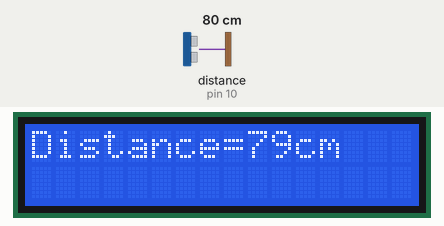
The sketch below on a simulated Arduino Uno, built with avr-gcc and run on an emulated ATmega328P. On the bench: 16×2 character LCD. Wiring (inferred from the names in the program): ultrasonic range finder: trigger pin 9; echo pin 10. Inputs (shaded band) come from the test bench; at power-on: distance to the obstacle (sensor on pin 10) 80 cm. The echo pulse lasts 58.3 µs per cm.

Above: at 1.2 s.
1.3 s: distance to the obstacle (sensor on pin 10) set to 2 cm
At 2.8 s:
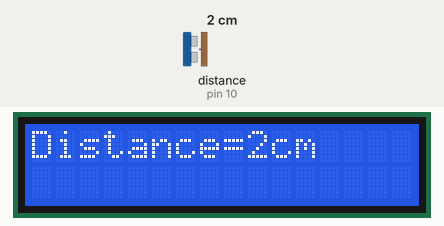
5.4 s: distance to the obstacle (sensor on pin 10) set to 4 cm
At 6.9 s:
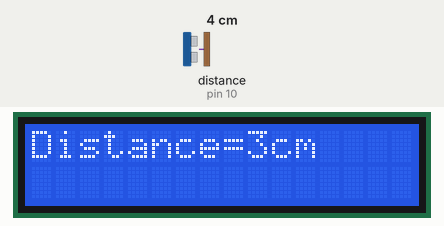
8.6 s: distance to the obstacle (sensor on pin 10) set to 9 cm
At 9.9 s:
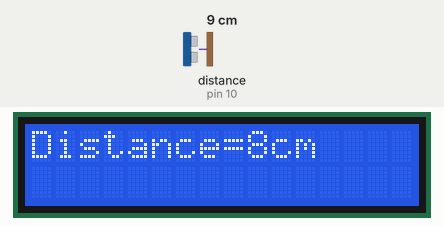
Timing chart, 0 to 11.6 s (numbered marks = the images above; inputs shaded):
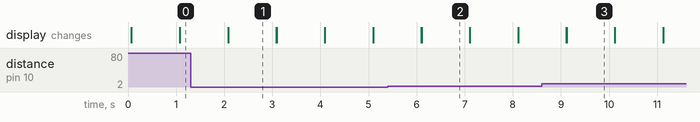

The sketch:

ultrasonic_and_LCD.ino
```cpp
#include <LiquidCrystal.h>
LiquidCrystal lcd(1, 2, 4, 5, 6, 7);

const int trigPin = 9;
const int echoPin = 10;
long duration;
int distanceCm;

void setup() {
  lcd.begin(16, 2);
  pinMode(trigPin, OUTPUT);
  pinMode(echoPin, INPUT);
}

void loop() {
  digitalWrite(trigPin, LOW);
  delayMicroseconds(2);
  digitalWrite(trigPin, HIGH);
  delayMicroseconds(10);
  digitalWrite(trigPin, LOW);

  duration = pulseIn(echoPin, HIGH);
  distanceCm = duration * 0.034 / 2;

  lcd.setCursor(0, 0);
  lcd.print("Distance=");
  lcd.print(distanceCm);
  lcd.print("cm");
  delay(1000);
  lcd.clear();
}
```

Measured:
- after the input at 1.3 s, the display: first differs from a run without the input after 0.78 s (image 1)
- after the input at 5.4 s, the display: first differs from a run without the input after 0.70 s (image 2)
- after the input at 8.6 s, the display: first differs from a run without the input after 0.52 s (image 3)
- what the display in image 1 shows lasts 1.0 s, from 2.1 s to 3.1 s
